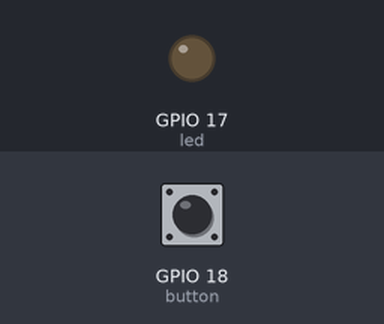
This program was run on a simulated Raspberry Pi (BCM pin numbers). Shown: output pins drawn as LEDs (lit = HIGH). Dashed ring = blinking. The inputs (shaded band) are chosen by the test bench; at power-on: GPIO 18 (button) HIGH. The camera gives no picture and a still takes 0.5 s; what the program prints to the terminal is not drawn.

Above: at 1.2 s.
1.3 s: GPIO 18 (button) pulled LOW for 0.15 s
At 2.05 s:
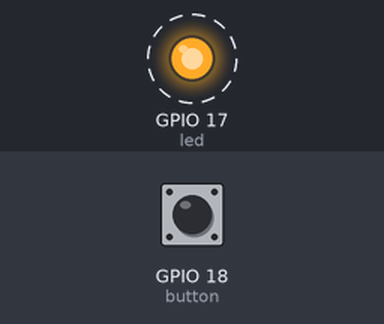
Timing chart, 0 to 4.4 s (numbered marks = the images above; inputs shaded):
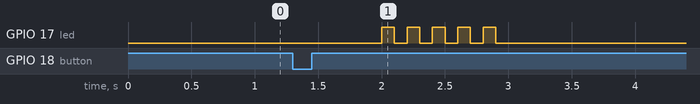

Measured:
- after the input at 1.3 s, GPIO 17 (led): alternates HIGH for 0.10 s and LOW for 0.10 s, 10 changes in all, then stays LOW, starting after 0.70 s

The program:

camera.py
```python
from picamera2 import Picamera2, Preview
from gpiozero import LED, Button
from time import sleep
import os

user = os.getlogin()
user_home = os.path.expanduser(f'~{user}')

# Initialize the camera
camera = Picamera2()
camera.start()

# Initialize a variable to track the camera's status
global status
status = False

led = LED(17)
button = Button(18)

def takePhotos(pin):
    global status
    status = True

try:
    button.when_pressed = takePhotos

    while True:
        if status:
            for i in range(5):
                led.on()
                sleep(0.1)
                led.off()
                sleep(0.1)
            camera.capture_file(f'{user_home}/my_photo.jpg')
            print('Take a photo!')
            status = False
        else:
            led.off()
        sleep(1)
except KeyboardInterrupt:
    camera.stop_preview()
    led.off()
    print('Existing...')
finally:
    pass
```
